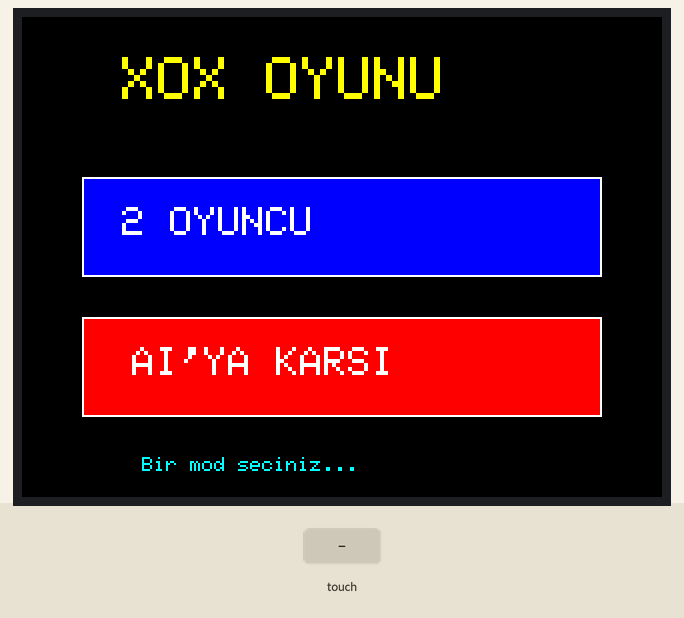
The sketch below on a simulated Arduino Uno, built with avr-gcc and run on an emulated ATmega328P. On the bench: 320×240 colour display. The inputs (shaded band) are chosen by the test bench. What the sketch prints to the serial monitor is not drawn.

Above: at 1.1 s.
1.2 s: touch panel pressed at 38 % / 10 % of its raw x / y range
At 2.6 s:
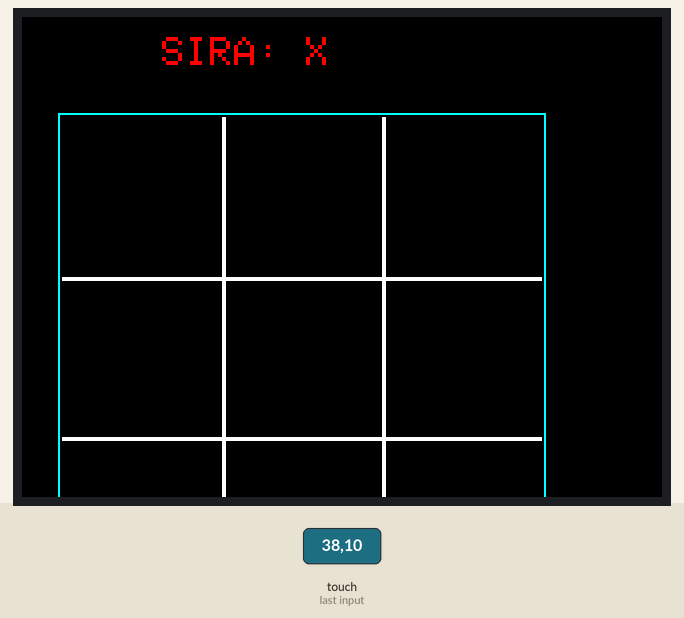
3.0 s: touch panel pressed at 62 % / 10 % of its raw x / y range
At 3.8 s:
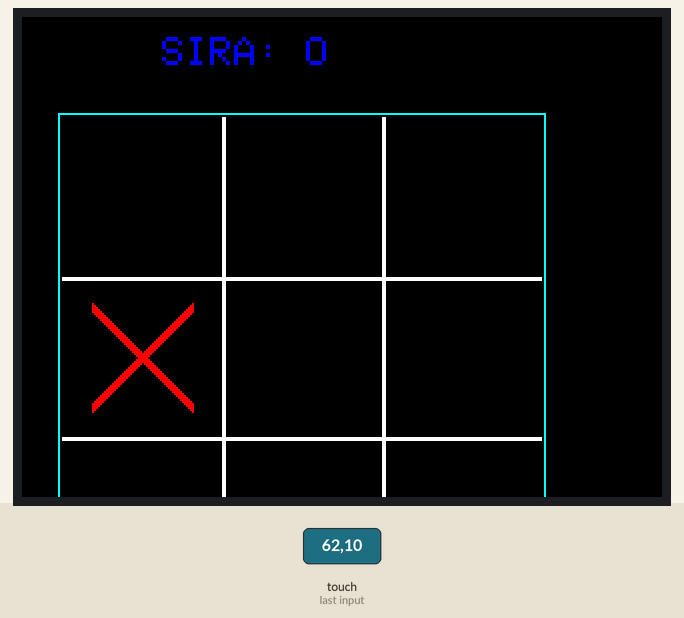
4.5 s: touch panel pressed at 87 % / 10 % of its raw x / y range
At 5.4 s:
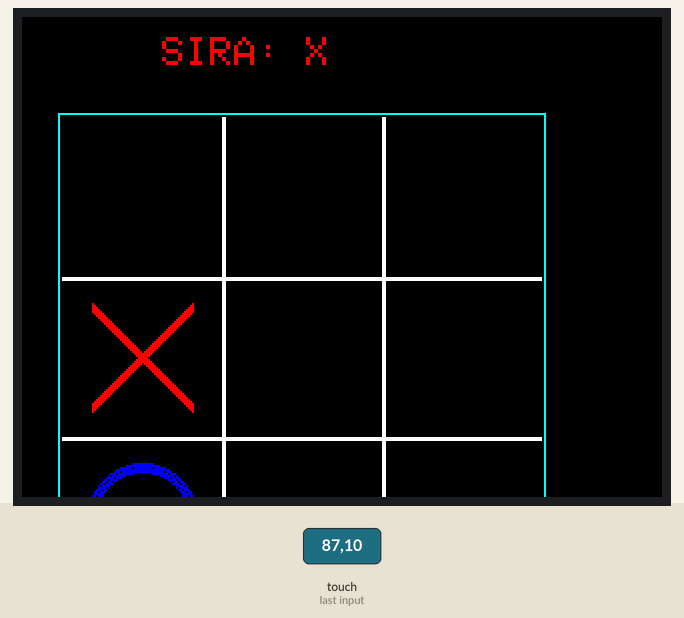
6.0 s: touch panel pressed at 38 % / 30 % of its raw x / y range
At 6.5 s:
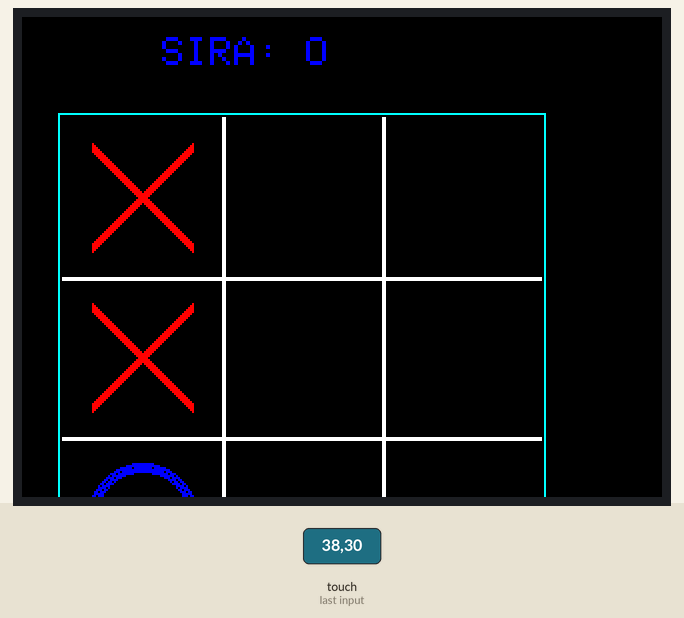
Timing chart, 0 to 8.5 s (numbered marks = the images above; inputs shaded):
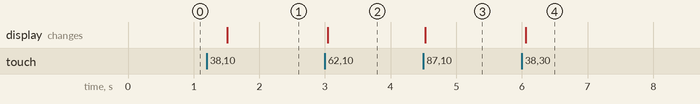

Measured:
- after the input at 1.2 s, the display: changes after 0.31 s (image 1)
- after the input at 3.0 s, the display: changes after 0.05 s (image 2)
- after the input at 4.5 s, the display: changes at once (image 3)
- after the input at 6.0 s, the display: changes after 0.06 s (image 4)

The sketch:

XoXoyunu2-8ekran.ino
```cpp
// TIC-TAC-TOE (XOX) OYUNU
// 2.8" TFT LCD Shield icin
// 2 Oyunculu + AI Modu

#include <Adafruit_GFX.h>
#include <MCUFRIEND_kbv.h>
#include <TouchScreen.h>

MCUFRIEND_kbv tft;

// Dokunmatik pinler
#define YP A3
#define XM A2
#define YM 9
#define XP 8

// KALIBRASYON DEGERLERI
#define TS_MINX 88
#define TS_MINY 187
#define TS_MAXX 916
#define TS_MAXY 867

#define MINPRESSURE 10
#define MAXPRESSURE 1000

TouchScreen ts = TouchScreen(XP, YP, XM, YM, 300);

// Renkler
#define BLACK   0x0000
#define BLUE    0x001F
#define RED     0xF800
#define GREEN   0x07E0
#define CYAN    0x07FF
#define MAGENTA 0xF81F
#define YELLOW  0xFFE0
#define WHITE   0xFFFF
#define ORANGE  0xFD20
#define PURPLE  0x780F

// Oyun tahtasi
int tahta[3][3]; // 0=bos, 1=X, 2=O
int siradakiOyuncu = 1; // 1=X, 2=O
bool oyunBitti = false;
int kazanan = 0; // 0=devam, 1=X kazandi, 2=O kazandi, 3=berabere

// Skor
int skorX = 0;
int skorO = 0;
int berabere = 0;

// Oyun modu
bool aiModu = false; // false=2 oyuncu, true=AI'ya karsi

// Grid ayarlari
const int GRID_SIZE = 80;
const int GRID_START_X = 20;
const int GRID_START_Y = 50;

void setup() {
  Serial.begin(9600);
  Serial.println("XOX Oyunu Basliyor...");

  uint16_t ID = tft.readID();
  tft.begin(ID);
  tft.setRotation(1);

  randomSeed(analogRead(0));

  // Mod secimi ekrani
  modSecimi();
}

void modSecimi() {
  tft.fillScreen(BLACK);

  // Baslik
  tft.setTextSize(3);
  tft.setTextColor(YELLOW);
  tft.setCursor(50, 20);
  tft.println("XOX OYUNU");

  // Mod secenekleri
  tft.setTextSize(2);

  // 2 Oyuncu butonu
  tft.fillRect(30, 80, 260, 50, BLUE);
  tft.drawRect(30, 80, 260, 50, WHITE);
  tft.setTextColor(WHITE);
  tft.setCursor(50, 95);
  tft.println("2 OYUNCU");

  // AI butonu
  tft.fillRect(30, 150, 260, 50, RED);
  tft.drawRect(30, 150, 260, 50, WHITE);
  tft.setCursor(55, 165);
  tft.println("AI'YA KARSI");

  tft.setTextSize(1);
  tft.setTextColor(CYAN);
  tft.setCursor(60, 220);
  tft.println("Bir mod seciniz...");

  // Mod secimini bekle
  while(true) {
    TSPoint p = ts.getPoint();
    pinMode(XM, OUTPUT);
    pinMode(YP, OUTPUT);

    if (p.z > MINPRESSURE && p.z < MAXPRESSURE) {
      int touchX = map(p.y, TS_MINX, TS_MAXX, 0, tft.width());
      int touchY = map(p.x, TS_MINY, TS_MAXY, 0, tft.height());

      touchX = constrain(touchX, 0, tft.width());
      touchY = constrain(touchY, 0, tft.height());

      // 2 Oyuncu butonu
      if (touchX >= 30 && touchX <= 290 && touchY >= 80 && touchY <= 130) {
        aiModu = false;
        Serial.println("2 Oyuncu modu secildi");
        delay(200);
        yeniOyun();
        return;
      }

      // AI butonu
      if (touchX >= 30 && touchX <= 290 && touchY >= 150 && touchY <= 200) {
        aiModu = true;
        Serial.println("AI modu secildi");
        delay(200);
        yeniOyun();
        return;
      }
    }
    delay(50);
  }
}

void yeniOyun() {
  // Tahtayi temizle
  for(int i = 0; i < 3; i++) {
    for(int j = 0; j < 3; j++) {
      tahta[i][j] = 0;
    }
  }

  siradakiOyuncu = 1;
  oyunBitti = false;
  kazanan = 0;

  // Ekrani ciz
  tft.fillScreen(BLACK);
  tahtaCiz();
  durumGoster();
  skorGoster();

  Serial.println("Yeni oyun basladi!");
}

void tahtaCiz() {
  // Grid cizgileri
  for(int i = 1; i < 3; i++) {
    // Dikey cizgiler
    tft.drawFastVLine(GRID_START_X + i * GRID_SIZE, GRID_START_Y, GRID_SIZE * 3, WHITE);
    tft.drawFastVLine(GRID_START_X + i * GRID_SIZE + 1, GRID_START_Y, GRID_SIZE * 3, WHITE);

    // Yatay cizgiler
    tft.drawFastHLine(GRID_START_X, GRID_START_Y + i * GRID_SIZE, GRID_SIZE * 3, WHITE);
    tft.drawFastHLine(GRID_START_X, GRID_START_Y + i * GRID_SIZE + 1, GRID_SIZE * 3, WHITE);
  }

  // Tahta cercevesi
  tft.drawRect(GRID_START_X - 2, GRID_START_Y - 2, GRID_SIZE * 3 + 4, GRID_SIZE * 3 + 4, CYAN);
}

void hucreXCiz(int satir, int sutun) {
  int x = GRID_START_X + sutun * GRID_SIZE + GRID_SIZE / 2;
  int y = GRID_START_Y + satir * GRID_SIZE + GRID_SIZE / 2;
  int boyut = 25;

  // X ciz (kalin)
  for(int i = -2; i <= 2; i++) {
    tft.drawLine(x - boyut, y - boyut + i, x + boyut, y + boyut + i, RED);
    tft.drawLine(x + boyut, y - boyut + i, x - boyut, y + boyut + i, RED);
  }
}

void hucreOCiz(int satir, int sutun) {
  int x = GRID_START_X + sutun * GRID_SIZE + GRID_SIZE / 2;
  int y = GRID_START_Y + satir * GRID_SIZE + GRID_SIZE / 2;
  int radius = 25;

  // O ciz (kalin)
  for(int i = -2; i <= 2; i++) {
    tft.drawCircle(x, y, radius + i, BLUE);
  }
}

void durumGoster() {
  tft.fillRect(0, 0, tft.width(), 35, BLACK);

  if (oyunBitti) {
    tft.setTextSize(2);
    if (kazanan == 3) {
      tft.setTextColor(YELLOW);
      tft.setCursor(70, 10);
      tft.println("BERABERE!");
    } else {
      tft.setTextColor(kazanan == 1 ? RED : BLUE);
      tft.setCursor(50, 10);
      tft.print(kazanan == 1 ? "X" : "O");
      tft.println(" KAZANDI!");
    }
  } else {
    tft.setTextSize(2);
    tft.setTextColor(siradakiOyuncu == 1 ? RED : BLUE);
    tft.setCursor(70, 10);
    tft.print("SIRA: ");
    tft.println(siradakiOyuncu == 1 ? "X" : "O");
  }
}

void skorGoster() {
  int y = GRID_START_Y + GRID_SIZE * 3 + 15;

  tft.fillRect(0, y, tft.width(), 40, BLACK);

  // Skor tablosu
  tft.setTextSize(1);
  tft.setTextColor(WHITE);
  tft.setCursor(20, y + 5);
  tft.println("SKORLAR:");

  tft.setTextColor(RED);
  tft.setCursor(20, y + 20);
  tft.print("X: ");
  tft.print(skorX);

  tft.setTextColor(YELLOW);
  tft.setCursor(120, y + 20);
  tft.print("Berabere: ");
  tft.print(berabere);

  tft.setTextColor(BLUE);
  tft.setCursor(240, y + 20);
  tft.print("O: ");
  tft.print(skorO);
}

void loop() {
  if (oyunBitti) {
    // Yeni oyun butonu bekle
    TSPoint p = ts.getPoint();
    pinMode(XM, OUTPUT);
    pinMode(YP, OUTPUT);

    if (p.z > MINPRESSURE && p.z < MAXPRESSURE) {
      delay(300);
      yeniOyun();
    }
    delay(100);
    return;
  }

  // AI modu ve O'nun sirasi
  if (aiModu && siradakiOyuncu == 2) {
    delay(500); // Dusunme suresi
    aiHamlesi();
    return;
  }

  // Dokunma kontrolu
  TSPoint p = ts.getPoint();
  pinMode(XM, OUTPUT);
  pinMode(YP, OUTPUT);

  if (p.z > MINPRESSURE && p.z < MAXPRESSURE) {
    int touchX = map(p.y, TS_MINX, TS_MAXX, 0, tft.width());
    int touchY = map(p.x, TS_MINY, TS_MAXY, 0, tft.height());

    touchX = constrain(touchX, 0, tft.width());
    touchY = constrain(touchY, 0, tft.height());

    // Hangi hucreye dokunuldu?
    if (touchX >= GRID_START_X && touchX <= GRID_START_X + GRID_SIZE * 3 &&
        touchY >= GRID_START_Y && touchY <= GRID_START_Y + GRID_SIZE * 3) {

      int sutun = (touchX - GRID_START_X) / GRID_SIZE;
      int satir = (touchY - GRID_START_Y) / GRID_SIZE;

      // Hucre bos mu?
      if (tahta[satir][sutun] == 0) {
        hamleYap(satir, sutun);
        delay(200);
      }
    }
  }

  delay(50);
}

void hamleYap(int satir, int sutun) {
  tahta[satir][sutun] = siradakiOyuncu;

  // Hucreyi ciz
  if (siradakiOyuncu == 1) {
    hucreXCiz(satir, sutun);
  } else {
    hucreOCiz(satir, sutun);
  }

  Serial.print("Hamle: ");
  Serial.print(siradakiOyuncu == 1 ? "X" : "O");
  Serial.print(" -> (");
  Serial.print(satir);
  Serial.print(",");
  Serial.print(sutun);
  Serial.println(")");

  // Kazanan kontrolu
  kazananKontrol();

  if (oyunBitti) {
    if (kazanan == 1) skorX++;
    else if (kazanan == 2) skorO++;
    else if (kazanan == 3) berabere++;

    durumGoster();
    skorGoster();

    // Yeni oyun mesaji
    delay(1000);
    tft.fillRect(40, 220, 240, 20, BLACK);
    tft.setTextSize(1);
    tft.setTextColor(GREEN);
    tft.setCursor(50, 222);
    tft.println("Yeni oyun icin dokun...");
  } else {
    // Sirayi degistir
    siradakiOyuncu = (siradakiOyuncu == 1) ? 2 : 1;
    durumGoster();
  }
}

void kazananKontrol() {
  // Satirlari kontrol et
  for(int i = 0; i < 3; i++) {
    if (tahta[i][0] != 0 && tahta[i][0] == tahta[i][1] && tahta[i][1] == tahta[i][2]) {
      kazanan = tahta[i][0];
      oyunBitti = true;
      kazananCizgisi(i, 0, i, 2);
      return;
    }
  }

  // Sutunlari kontrol et
  for(int i = 0; i < 3; i++) {
    if (tahta[0][i] != 0 && tahta[0][i] == tahta[1][i] && tahta[1][i] == tahta[2][i]) {
      kazanan = tahta[0][i];
      oyunBitti = true;
      kazananCizgisi(0, i, 2, i);
      return;
    }
  }

  // Caprazlari kontrol et
  if (tahta[0][0] != 0 && tahta[0][0] == tahta[1][1] && tahta[1][1] == tahta[2][2]) {
    kazanan = tahta[0][0];
    oyunBitti = true;
    kazananCizgisi(0, 0, 2, 2);
    return;
  }

  if (tahta[0][2] != 0 && tahta[0][2] == tahta[1][1] && tahta[1][1] == tahta[2][0]) {
    kazanan = tahta[0][2];
    oyunBitti = true;
    kazananCizgisi(0, 2, 2, 0);
    return;
  }

  // Berabere mi?
  bool dolu = true;
  for(int i = 0; i < 3; i++) {
    for(int j = 0; j < 3; j++) {
      if (tahta[i][j] == 0) {
        dolu = false;
        break;
      }
    }
  }

  if (dolu) {
    kazanan = 3;
    oyunBitti = true;
  }
}

void kazananCizgisi(int s1, int su1, int s2, int su2) {
  int x1 = GRID_START_X + su1 * GRID_SIZE + GRID_SIZE / 2;
  int y1 = GRID_START_Y + s1 * GRID_SIZE + GRID_SIZE / 2;
  int x2 = GRID_START_X + su2 * GRID_SIZE + GRID_SIZE / 2;
  int y2 = GRID_START_Y + s2 * GRID_SIZE + GRID_SIZE / 2;

  // Kalin cizgi
  for(int i = -3; i <= 3; i++) {
    tft.drawLine(x1 + i, y1, x2 + i, y2, GREEN);
    tft.drawLine(x1, y1 + i, x2, y2 + i, GREEN);
  }
}

void aiHamlesi() {
  // Basit AI: Kazanma veya engelleme hamlesi ara

  // Once kazanma hamlesi var mi bak
  for(int i = 0; i < 3; i++) {
    for(int j = 0; j < 3; j++) {
      if (tahta[i][j] == 0) {
        tahta[i][j] = 2; // AI'nin hamlesi
        kazananKontrol();
        if (kazanan == 2) {
          // Kazanma hamlesi bulundu!
          tahta[i][j] = 0; // Geri al
          kazanan = 0;
          oyunBitti = false;
          hamleYap(i, j);
          return;
        }
        tahta[i][j] = 0; // Geri al
        kazanan = 0;
        oyunBitti = false;
      }
    }
  }

  // Engelleme hamlesi var mi bak
  for(int i = 0; i < 3; i++) {
    for(int j = 0; j < 3; j++) {
      if (tahta[i][j] == 0) {
        tahta[i][j] = 1; // Rakibin hamlesi
        kazananKontrol();
        if (kazanan == 1) {
          // Engelleme hamlesi bulundu!
          tahta[i][j] = 0;
          kazanan = 0;
          oyunBitti = false;
          hamleYap(i, j);
          return;
        }
        tahta[i][j] = 0;
        kazanan = 0;
        oyunBitti = false;
      }
    }
  }

  // Merkez bossa al
  if (tahta[1][1] == 0) {
    hamleYap(1, 1);
    return;
  }

  // Koseler oncelikli
  int koseler[4][2] = {{0,0}, {0,2}, {2,0}, {2,2}};
  for(int i = 0; i < 4; i++) {
    int s = koseler[i][0];
    int su = koseler[i][1];
    if (tahta[s][su] == 0) {
      hamleYap(s, su);
      return;
    }
  }

  // Rastgele bos hucre
  for(int i = 0; i < 3; i++) {
    for(int j = 0; j < 3; j++) {
      if (tahta[i][j] == 0) {
        hamleYap(i, j);
        return;
      }
    }
  }
}
```
